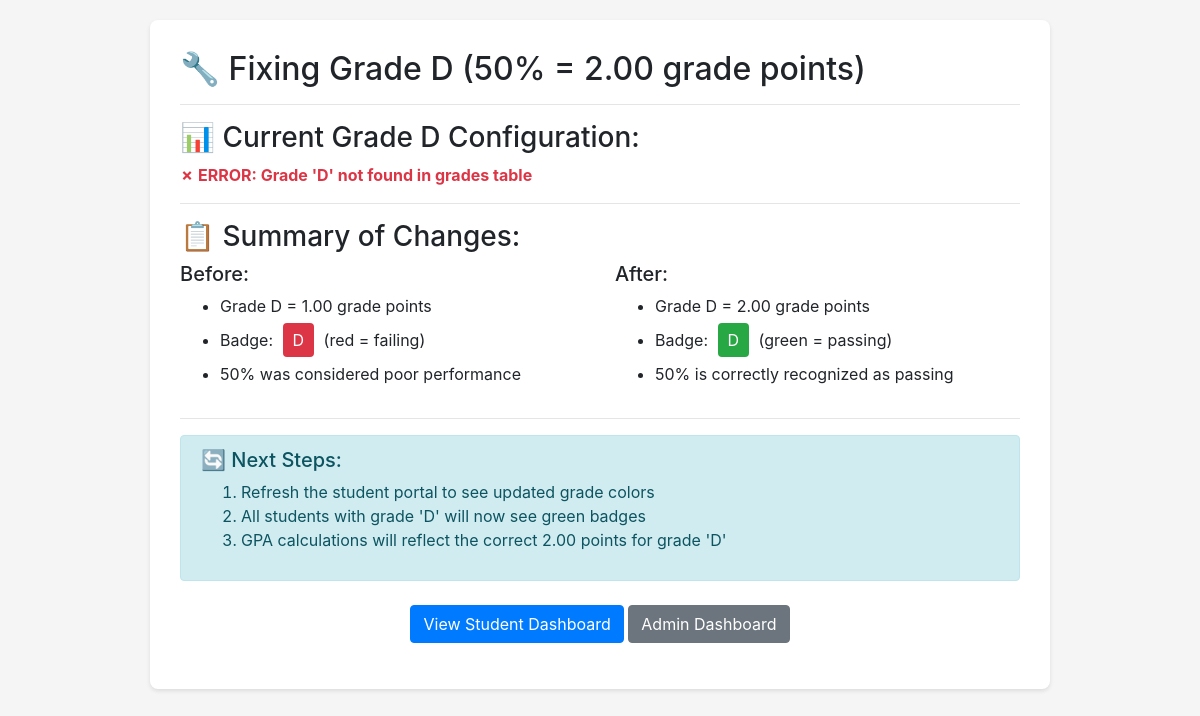
Before: /fix_grade_d.php with the older database file.
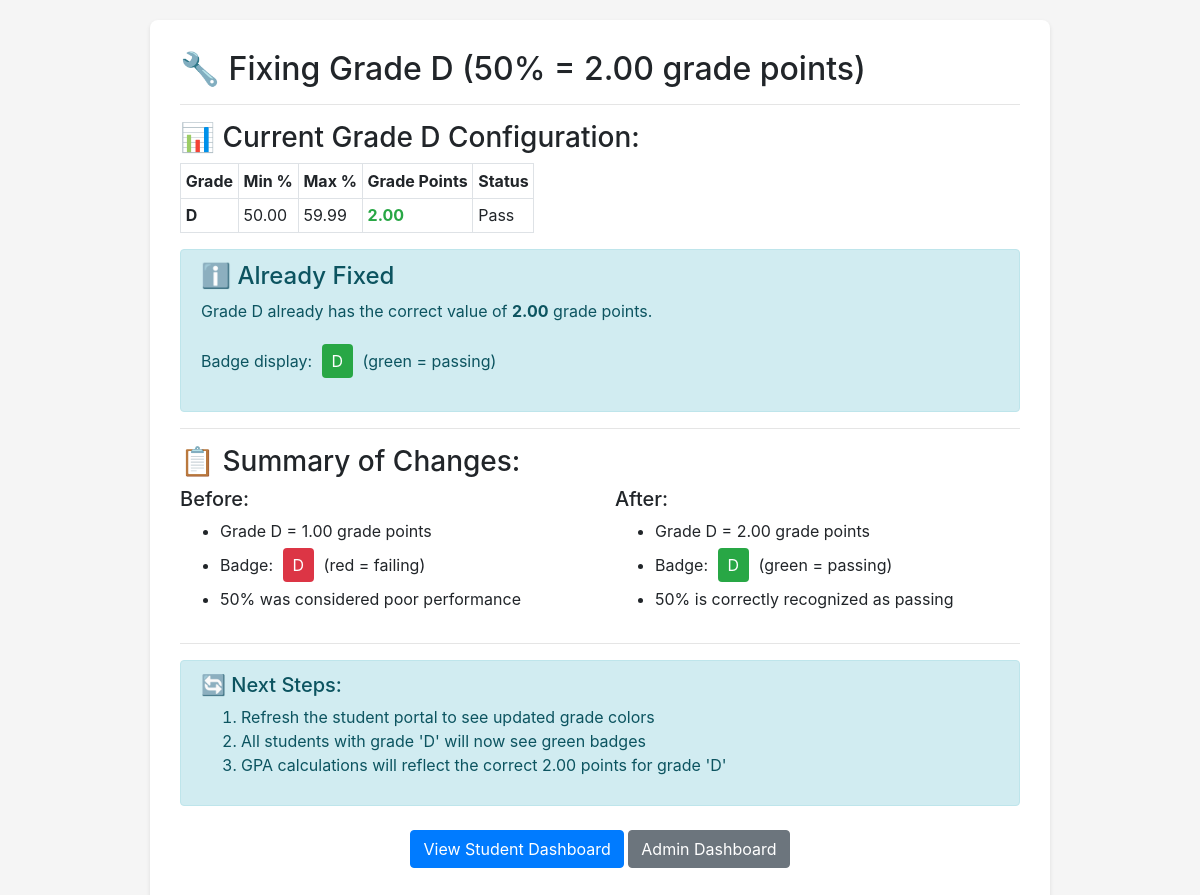
After: the same page with the newer database file.
### tables this page shows
CREATE TABLE grades (
    id INT PRIMARY KEY AUTO_INCREMENT,
    grade_letter VARCHAR(5) NOT NULL,
    min_mark DECIMAL(5,2) NOT NULL,
    max_mark DECIMAL(5,2) NOT NULL,
    grade_point DECIMAL(3,2) NOT NULL,
    description VARCHAR(100) NULL,
    pass_status ENUM('pass', 'fail') NOT NULL DEFAULT 'pass',
    created_at TIMESTAMP DEFAULT CURRENT_TIMESTAMP,
    updated_at TIMESTAMP DEFAULT CURRENT_TIMESTAMP ON UPDATE CURRENT_TIMESTAMP,
    INDEX idx_grade_letter (grade_letter)
);

### fix_grade_d.php (the view, shortened to what the changed rows need)
<?php
echo "<!DOCTYPE html>
<html lang='en'>
<head>
    <meta charset='UTF-8'>
    <meta name='viewport' content='width=device-width, initial-scale=1.0'>
    <title>Fix Grade D - SMNS</title>
    <link rel='stylesheet' href='https://cdn.jsdelivr.net/npm/bootstrap@4.6.2/dist/css/bootstrap.min.css'>
    <style>
        body { padding: 20px; background: #f5f5f5; }
        .container { max-width: 900px; background: white; padding: 30px; border-radius: 8px; box-shadow: 0 2px 4px rgba(0,0,0,0.1); }
        .success { color: #28a745; font-weight: bold; }
        .error { color: #dc3545; font-weight: bold; }
        .badge-demo { padding: 5px 10px; border-radius: 4px; color: white; display: inline-block; margin: 5px; }
        .badge-success { background: #28a745; }
        .badge-danger { background: #dc3545; }
    </style>
</head>
<body>
<div class='container'>";
try {
    $db = new Database();
    $conn = $db->getConnection();
    echo "<h2>🔧 Fixing Grade D (50% = 2.00 grade points)</h2>";
    echo "<hr>";
    echo "<h3>📊 Current Grade D Configuration:</h3>";
    $stmt = $conn->query("SELECT grade_letter, min_mark, max_mark, grade_point, pass_status FROM grades WHERE grade_letter = 'D'");
    $currentGradeD = $stmt->fetch(PDO::FETCH_ASSOC);
    if ($currentGradeD) {
        $needsFix = ($currentGradeD['grade_point'] != 2.00);
        echo "<table class='table table-bordered table-sm' style='width: auto;'>";
        echo "<tr><th>Grade</th><th>Min %</th><th>Max %</th><th>Grade Points</th><th>Status</th></tr>";
        echo "<tr>";
        echo "<td><strong>{$currentGradeD['grade_letter']}</strong></td>";
        echo "<td>{$currentGradeD['min_mark']}</td>";
        echo "<td>{$currentGradeD['max_mark']}</td>";
        $gpColor = ($currentGradeD['grade_point'] == 2.00) ? 'success' : 'error';
        echo "<td><span class='$gpColor'>{$currentGradeD['grade_point']}</span></td>";
        echo "<td>" . ucfirst($currentGradeD['pass_status']) . "</td>";
        echo "</tr>";
        echo "</table>";
        if ($needsFix) {
            echo "<p class='alert alert-warning'>⚠️ Grade D currently has <strong>{$currentGradeD['grade_point']}</strong> points. It should be <strong>2.00</strong></p>";
            echo "<h3>✅ Step 1: Updating grades table...</h3>";
            $stmt = $conn->prepare("UPDATE grades SET grade_point = 2.00 WHERE grade_letter = 'D' AND min_mark = 50.00");
            $stmt->execute();
            $affected = $stmt->rowCount();
            echo "<p class='success'>✓ Updated grades table: {$affected} row(s) affected</p>";
            echo "<h3>✅ Step 2: Updating existing student results...</h3>";
            $stmt = $conn->prepare("UPDATE results SET grade_points = 2.00 WHERE grade = 'D' AND total_marks BETWEEN 50.00 AND 54.99");
            $stmt->execute();
            $affected = $stmt->rowCount();
            echo "<p class='success'>✓ Updated results table: {$affected} student result(s) affected</p>";
            echo "<h3>✅ Step 3: Verifying changes...</h3>";
            $stmt = $conn->query("SELECT grade_letter, min_mark, max_mark, grade_point, pass_status FROM grades WHERE grade_letter = 'D'");
            $updatedGradeD = $stmt->fetch(PDO::FETCH_ASSOC);
            echo "<table class='table table-bordered table-sm' style='width: auto;'>";
            echo "<tr><th>Grade</th><th>Min %</th><th>Max %</th><th>Grade Points</th><th>Status</th></tr>";
            echo "<tr>";
            echo "<td><strong>{$updatedGradeD['grade_letter']}</strong></td>";
            echo "<td>{$updatedGradeD['min_mark']}</td>";
            echo "<td>{$updatedGradeD['max_mark']}</td>";
            echo "<td><span class='success'>{$updatedGradeD['grade_point']}</span></td>";
            echo "<td>" . ucfirst($updatedGradeD['pass_status']) . "</td>";
            echo "</tr>";
            echo "</table>";
            if ($updatedGradeD['grade_point'] == 2.00) {
                echo "<div class='alert alert-success'>";
                echo "<h4>✅ SUCCESS!</h4>";
                echo "<p>Grade D has been successfully updated:</p>";
                echo "<ul>";
                echo "<li>Grade 'D' (50-54.99%) now has <strong>2.00</strong> grade points (was {$currentGradeD['grade_point']})</li>";
                echo "<li>Grade 'D' will now display as: <span class='badge-demo badge-success'>D</span> (green/passing)</li>";
                echo "<li>All {$affected} existing student result(s) with grade 'D' have been updated</li>";
                echo "</ul>";
                echo "</div>";
            } else {
                echo "<div class='alert alert-danger'>";
                echo "<p class='error'>✗ ERROR: Grade D still has {$updatedGradeD['grade_point']} grade points</p>";
                echo "</div>";
            }
        } else {
            echo "<div class='alert alert-info'>";
            echo "<h4>ℹ️ Already Fixed</h4>";
            echo "<p>Grade D already has the correct value of <strong>2.00</strong> grade points.</p>";
            echo "<p>Badge display: <span class='badge-demo badge-success'>D</span> (green = passing)</p>";
            echo "</div>";
        }
    } else {
        echo "<p class='error'>✗ ERROR: Grade 'D' not found in grades table</p>";
    }
    echo "<hr>";
    echo "<h3>📋 Summary of Changes:</h3>";
    echo "<div class='row'>";
    echo "<div class='col-md-6'>";
    echo "</div>";
    echo "<div class='col-md-6'>";
    echo "</div>";
    echo "</div>";
    echo "<hr>";
    echo "<div class='alert alert-info'>";
    echo "<h5>🔄 Next Steps:</h5>";
    echo "<ol>";
    echo "</ol>";
    echo "</div>";
    echo "<p class='text-center mt-4'>";
    echo "<a href='views/student/dashboard.php' class='btn btn-primary'>View Student Dashboard</a> ";
    echo "<a href='views/admin/dashboard.php' class='btn btn-secondary'>Admin Dashboard</a>";
    echo "</p>";
} catch (Exception $e) {
    echo "<div class='alert alert-danger'>";
    echo "<h4>❌ Error Occurred</h4>";
    echo "<p><strong>Message:</strong> " . $e->getMessage() . "</p>";
    echo "<pre>" . $e->getTraceAsString() . "</pre>";
    echo "</div>";
}
echo "</div></body></html>";
?>

Changed rows visible on the page:
now on this page (row edited): grades: grade_letter "D", min_mark "50.00", max_mark "59.99", grade_point "2.00", pass_status "Pass"
Other visible differences:
text no longer shown: "✗ ERROR: Grade 'D' not found in grades table"
text now shown: "Grade Min % Max % Grade Points Status ℹ️ Already Fixed Grade D already has the correct value of 2.00 grade points. Badge display: D (green = passing)"
